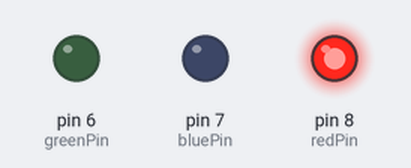
Simulated run of this sketch. Board: Arduino Uno, built with avr-gcc and run on an emulated ATmega328P. Parts: output pins drawn as LEDs (lit = HIGH).

Above: at 0.2 s.
At 5.12 s:
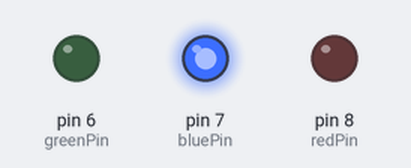
At 7.55 s:
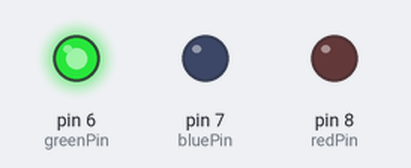
At 8.9 s:
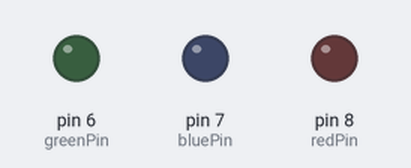
Timing chart, 0 to 12.4 s (numbered marks = the images above):
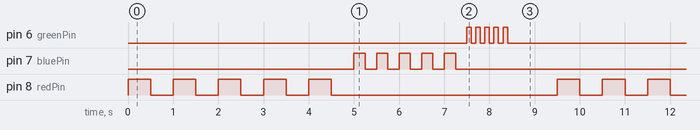

The sketch:

3_LED_BLINKING5times.ino
```cpp
int redPin = 8;
int bluePin = 7;
int greenPin = 6;
int timeRed = 500;
int timeBlue= 250;
int timeGreen = 100;
int number = 5;
int i = 0;

void setup(){
  pinMode(redPin,OUTPUT);
  pinMode(bluePin,OUTPUT);
  pinMode(greenPin,OUTPUT);

}

void loop(){
  digitalWrite(redPin,HIGH);
  delay(timeRed);
  digitalWrite(redPin,LOW);
  delay(timeRed);

  digitalWrite(redPin,HIGH);
  delay(timeRed);
  digitalWrite(redPin,LOW);
  delay(timeRed);

  digitalWrite(redPin,HIGH);
  delay(timeRed);
  digitalWrite(redPin,LOW);
  delay(timeRed);

  digitalWrite(redPin,HIGH);
  delay(timeRed);
  digitalWrite(redPin,LOW);
  delay(timeRed);

  digitalWrite(redPin,HIGH);
  delay(timeRed);
  digitalWrite(redPin,LOW);
  delay(timeRed);


  digitalWrite(bluePin,HIGH);
  delay(timeBlue);
  digitalWrite(bluePin,LOW);
  delay(timeBlue);

  digitalWrite(bluePin,HIGH);
  delay(timeBlue);
  digitalWrite(bluePin,LOW);
  delay(timeBlue);

  digitalWrite(bluePin,HIGH);
  delay(timeBlue);
  digitalWrite(bluePin,LOW);
  delay(timeBlue);

  digitalWrite(bluePin,HIGH);
  delay(timeBlue);
  digitalWrite(bluePin,LOW);
  delay(timeBlue);

  digitalWrite(bluePin,HIGH);
  delay(timeBlue);
  digitalWrite(bluePin,LOW);
  delay(timeBlue);


  digitalWrite(greenPin,HIGH);
  delay(timeGreen);
  digitalWrite(greenPin,LOW);
  delay(timeGreen);

  digitalWrite(greenPin,HIGH);
  delay(timeGreen);
  digitalWrite(greenPin,LOW);
  delay(timeGreen);

  digitalWrite(greenPin,HIGH);
  delay(timeGreen);
  digitalWrite(greenPin,LOW);
  delay(timeGreen);

  digitalWrite(greenPin,HIGH);
  delay(timeGreen);
  digitalWrite(greenPin,LOW);
  delay(timeGreen);

  digitalWrite(greenPin,HIGH);
  delay(timeGreen);
  digitalWrite(greenPin,LOW);
  delay(timeGreen);

  delay(1000);

}
```

Measured:
- by itself, pin 6 (greenPin): repeats every 9.5 s: 4 × (LOW 0.10 s, HIGH 0.10 s), LOW 8.6 s, HIGH 0.10 s
- by itself, pin 7 (bluePin): repeats every 9.5 s: 4 × (LOW 0.25 s, HIGH 0.25 s), LOW 7.3 s, HIGH 0.25 s
- by itself, pin 8 (redPin): repeats every 9.5 s: 4 × (LOW 0.50 s, HIGH 0.50 s), LOW 5.0 s, HIGH 0.50 s
